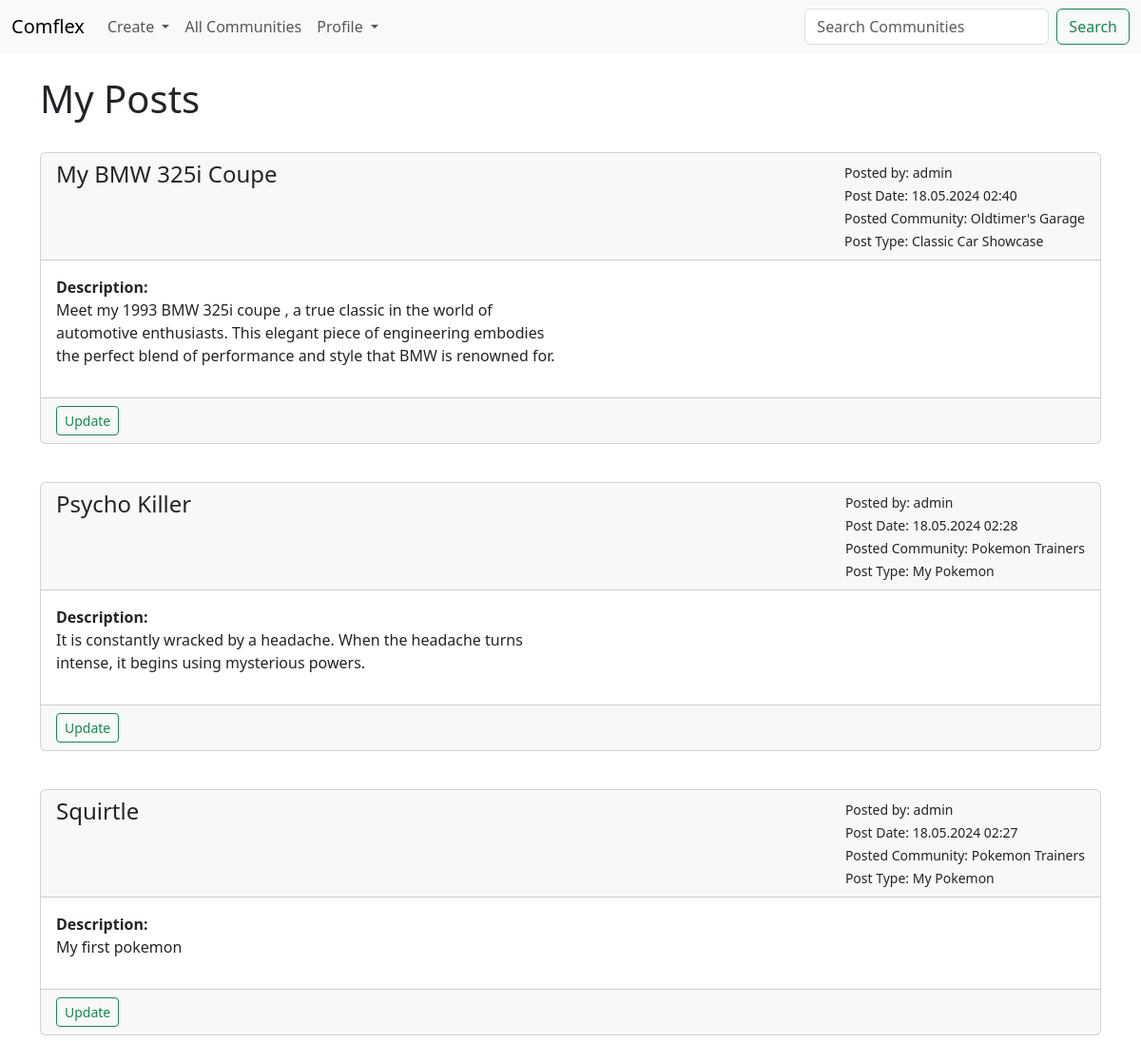
Before: /my_posts (signed in) with the older database file.
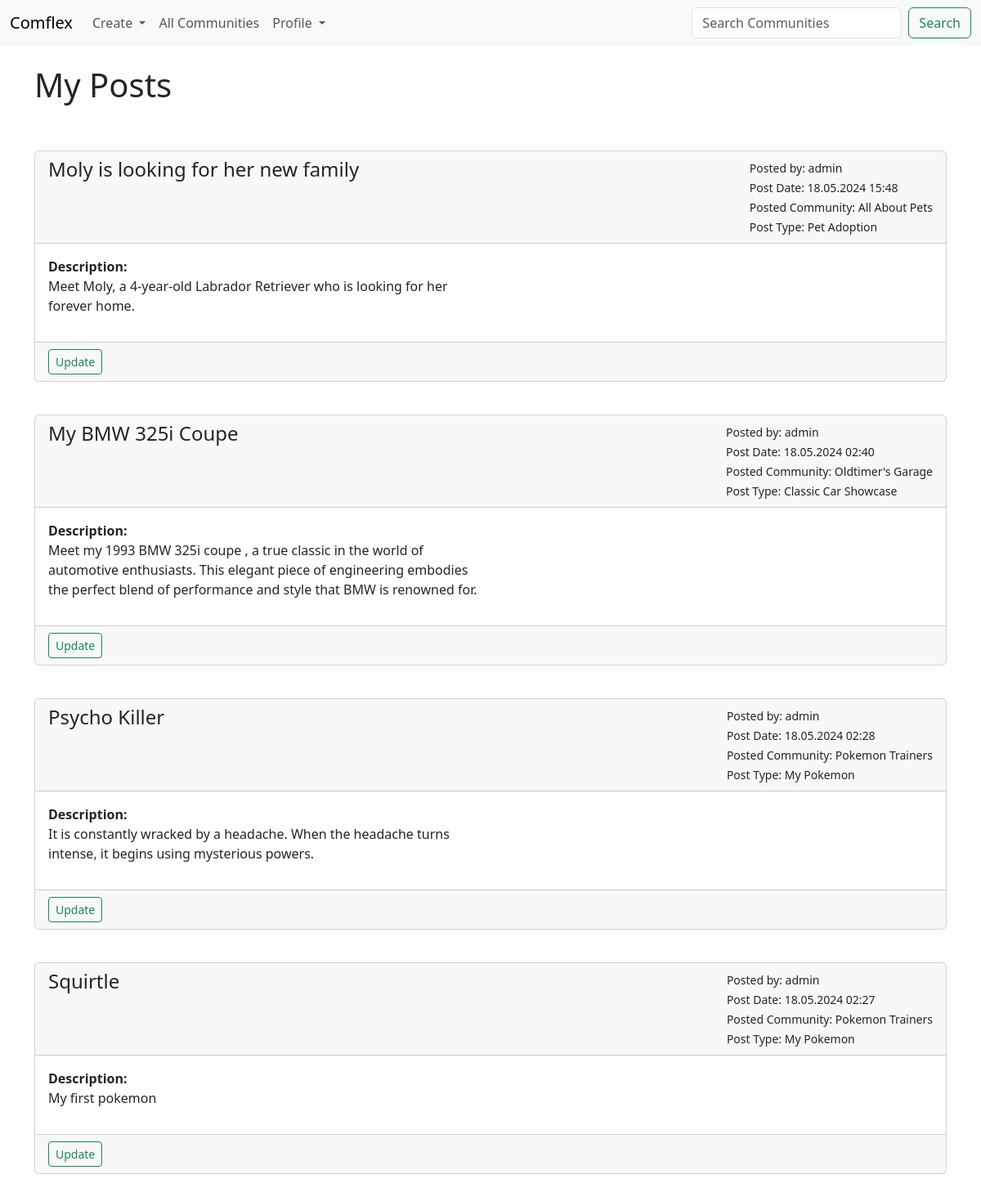
After: the same page with the newer database file.
### post_app/models.py (models this page shows, shortened)
class Posting(models.Model):
    name = models.CharField('Post Name', max_length=120)
    posting_date = models.DateTimeField(auto_now_add=True)
    community = models.ForeignKey(Community, blank=False, null=False, on_delete=models.CASCADE)
    description = models.TextField(blank=True)
    posted_by = models.ForeignKey(User, blank=False, null=True, on_delete=models.SET_NULL)
    custom_fields = models.TextField(blank=True, default='{}')  # Use TextField for custom fields
    post_type = models.ForeignKey(PostType, related_name='postings', on_delete=models.CASCADE, null=True)  # Allow null for now to handle migration
    likes = models.ManyToManyField(User, related_name='post_likes', blank=True)
    dislikes = models.ManyToManyField(User, related_name='post_dislikes', blank=True)

class Community(models.Model):
    name = models.CharField('Community Name', max_length=120)
    is_public = models.BooleanField(default=True, help_text="Check if the community is public!")
    creation_date = models.DateTimeField(auto_now_add=True)
    description = models.TextField(blank=True)
    owner_id = models.IntegerField('Community Owner', blank=False, default=1)
    owner_username = models.ForeignKey(User, blank=False, null=True, on_delete=models.SET_NULL)
    members = models.ManyToManyField(User, related_name='communities', blank=True)
    def __str__(self):
        return self.name

class PostType(models.Model):
    post_type_name = models.CharField(max_length=100)
    community = models.ForeignKey(Community, related_name='post_types', on_delete=models.CASCADE)

### post_app/views.py (the view)
# urls.py: path('my_posts', views.my_postings, name="my-posts"),
def my_postings(request):
    posting_list = Posting.objects.all().order_by('-posting_date')
    return render(request, 'posts/my_posts.html', {'posting_list': posting_list})

### post_app/templates/posts/my_posts.html (shortened to what this page needs)
{% extends 'posts/base.html' %}
{% load static %}
{% block content %}
    {% if user.is_authenticated %}
        <h1>My Posts</h1>
        <br/>
        {% for posting in posting_list %}
            {% if user == posting.posted_by %}
                <div class="card mb-3">
                    <div class="card-header">
                        <div class="d-flex justify-content-between">
                            <div>
                                <strong class="h4">{{ posting.name }}</strong>
                            </div>
                            <div class="text-right">
                                <small>
                                    Posted by: {{ posting.posted_by }}<br/>
                                    Post Date: {{ posting.posting_date|date:"d.m.Y H:i" }}<br/>
                                    Posted Community: {{ posting.community }}<br/>
                                    {% if posting.post_type %}
                                        Post Type: {{ posting.post_type.post_type_name }}
                                    {% else %}
                                        Post Type: None
                                    {% endif %}
                                </small>
                            </div>
                        </div>
                    </div>
                    <div class="card-body">
                        <div class="row">
                            <div class="col-md-6">
                                <strong>Description:</strong>
                                <p>{{ posting.description }}</p>
                            </div>
                        </div>
                    </div>
                    <div class="card-footer text-muted">
                        <a href="{% url 'modify-post' posting.id %}" class="btn btn-outline-success btn-sm">Update</a>
                    </div>
                </div>
            {% endif %}
            <br/>
        {% endfor %}
    {% else %}
        <h1>You must login to view this page!</h1>
        Login <a href="{% url 'login-user' %}">here</a>
    {% endif %}
{% endblock %}

Changed rows visible on the page:
added Posting: name "Moly is looking for her new family", posted_by "admin", posting_date "18.05.2024 15:48", community "All About Pets", post_type.post_type_name "Pet Adoption", description "Meet Moly, a 4-year-old Labrador Retriever who is looking for her forever home."
